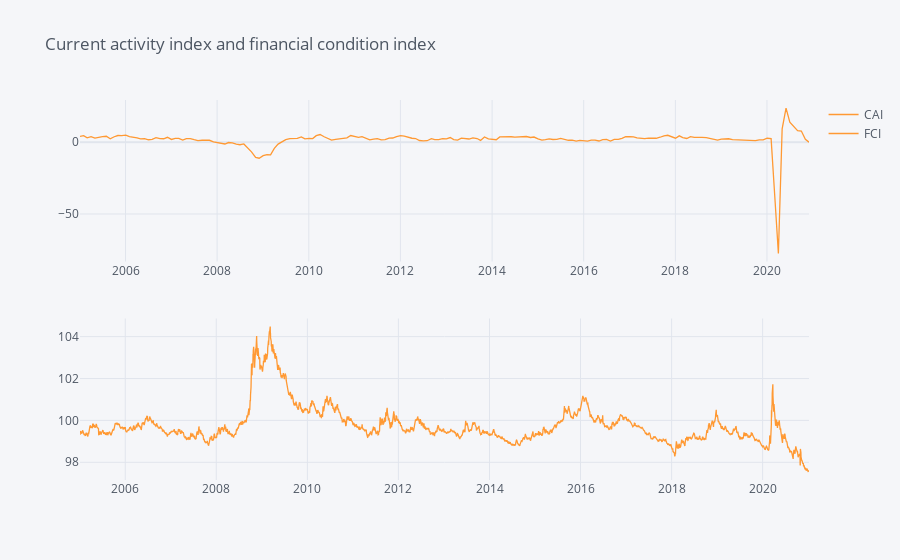

This figure's notebook cell:
### Markdown cell above
# US Eon tracker

### Code cell
title_input = 'Current activity index and financial condition index'
tkr_list = ['CAI','FCI']
show_plot(title_input,tkr_list, (2,1),'2005-01-01' )

### Figure 1 — Plotly figure (JSON) as saved in the notebook; plotly's stock layout.template omitted (floating-point values rounded to 4 significant figures; data arrays with more than 128 entries replaced by an {"elided": "..."} marker saying what was removed)
{"data": [{"line": {"color": "rgba(255, 153, 51, 1.0)", "dash": "solid", "shape": "linear", "width": 1.3}, "mode": "lines", "name": "CAI", "text": "", "type": "scatter", "x": {"elided": "192 str values"}, "xaxis": "x", "y": {"elided": "192 float values"}, "yaxis": "y"}, {"line": {"color": "rgba(255, 153, 51, 1.0)", "dash": "solid", "shape": "linear", "width": 1.3}, "mode": "lines", "name": "FCI", "text": "", "type": "scatter", "x": {"elided": "4179 str values"}, "xaxis": "x2", "y": {"elided": "4179 float values"}, "yaxis": "y2"}], "layout": {"legend": {"bgcolor": "#F5F6F9", "font": {"color": "#4D5663"}}, "paper_bgcolor": "#F5F6F9", "plot_bgcolor": "#F5F6F9", "title": {"font": {"color": "#4D5663"}, "text": "Current activity index and financial condition index"}, "xaxis": {"anchor": "y", "domain": [0, 1], "gridcolor": "#E1E5ED", "showgrid": true, "tickfont": {"color": "#4D5663"}, "title": {"font": {"color": "#4D5663"}, "text": ""}, "zerolinecolor": "#E1E5ED"}, "xaxis2": {"anchor": "y2", "domain": [0, 1], "gridcolor": "#E1E5ED", "showgrid": true, "tickfont": {"color": "#4D5663"}, "title": {"font": {"color": "#4D5663"}, "text": ""}, "zerolinecolor": "#E1E5ED"}, "yaxis": {"anchor": "x", "domain": [0.575, 1], "gridcolor": "#E1E5ED", "showgrid": true, "tickfont": {"color": "#4D5663"}, "title": {"font": {"color": "#4D5663"}, "text": ""}, "zerolinecolor": "#E1E5ED"}, "yaxis2": {"anchor": "x2", "domain": [0, 0.425], "gridcolor": "#E1E5ED", "showgrid": true, "tickfont": {"color": "#4D5663"}, "title": {"font": {"color": "#4D5663"}, "text": ""}, "zerolinecolor": "#E1E5ED"}}}
